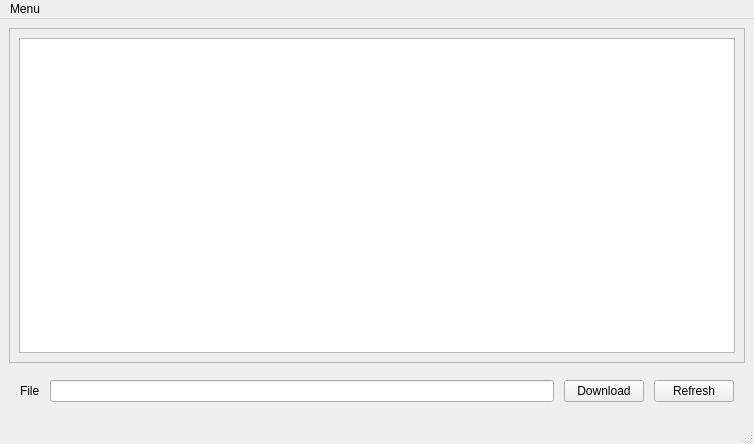
<?xml version="1.0" encoding="UTF-8"?>
<ui version="4.0">
 <class>ImageBrowser</class>
 <widget class="QMainWindow" name="ImageBrowser">
  <property name="geometry">
   <rect>
    <x>0</x>
    <y>0</y>
    <width>754</width>
    <height>444</height>
   </rect>
  </property>
  <property name="windowTitle">
   <string>ImageBrowser</string>
  </property>
  <widget class="QWidget" name="centralwidget">
   <layout class="QVBoxLayout" name="verticalLayout">
    <item>
     <widget class="QScrollArea" name="scrollArea">
      <property name="widgetResizable">
       <bool>true</bool>
      </property>
      <widget class="QWidget" name="scrollAreaWidgetContents">
       <property name="geometry">
        <rect>
         <x>0</x>
         <y>0</y>
         <width>734</width>
         <height>320</height>
        </rect>
       </property>
       <layout class="QGridLayout" name="gridLayout">
        <item row="0" column="0">
         <widget class="QListWidget" name="listWidget_FileList"/>
        </item>
       </layout>
      </widget>
     </widget>
    </item>
    <item>
     <layout class="QHBoxLayout" name="horizontalLayout">
      <property name="spacing">
       <number>10</number>
      </property>
      <property name="sizeConstraint">
       <enum>QLayout::SetDefaultConstraint</enum>
      </property>
      <property name="leftMargin">
       <number>11</number>
      </property>
      <property name="topMargin">
       <number>11</number>
      </property>
      <property name="rightMargin">
       <number>11</number>
      </property>
      <property name="bottomMargin">
       <number>11</number>
      </property>
      <item>
       <widget class="QLabel" name="labelFileName">
        <property name="text">
         <string>File</string>
        </property>
       </widget>
      </item>
      <item>
       <widget class="QLineEdit" name="lineEditFilePath"/>
      </item>
      <item>
       <widget class="QPushButton" name="pushButtonDownLoad">
        <property name="text">
         <string>Download</string>
        </property>
       </widget>
      </item>
      <item>
       <widget class="QPushButton" name="pushButtonRefresh">
        <property name="text">
         <string>Refresh</string>
        </property>
       </widget>
      </item>
     </layout>
    </item>
   </layout>
  </widget>
  <widget class="QMenuBar" name="menubar">
   <property name="geometry">
    <rect>
     <x>0</x>
     <y>0</y>
     <width>754</width>
     <height>25</height>
    </rect>
   </property>
   <widget class="QMenu" name="menuLogin">
    <property name="title">
     <string>Menu</string>
    </property>
    <addaction name="actionLogin"/>
    <addaction name="actionClose"/>
   </widget>
   <addaction name="menuLogin"/>
  </widget>
  <widget class="QStatusBar" name="statusbar"/>
  <action name="actionLogin">
   <property name="text">
    <string>Login</string>
   </property>
  </action>
  <action name="actionClose">
   <property name="text">
    <string>Close</string>
   </property>
  </action>
 </widget>
 <resources/>
 <connections/>
</ui>
